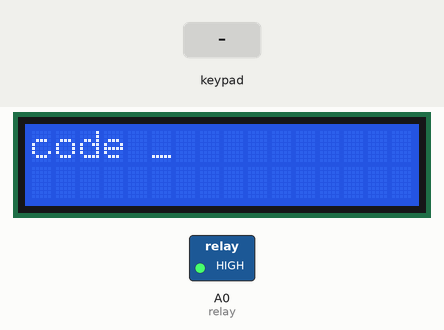
A sketch run on a simulated Arduino Uno, built with avr-gcc and run on an emulated ATmega328P. Shown: 16×2 character LCD, switched loads named in the sketch (green lamp = pin HIGH). The test bench sets the inputs (shaded band). What the sketch prints to the serial monitor is not drawn.

Above: at 1.2 s.
1.3 s: keypad keys 4 A 8 2 pressed 0.4 s apart
At 4.9 s:
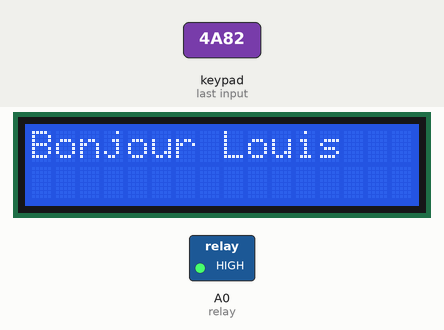
5.0 s: key 'B' pressed
8.0 s: keypad keys 4 A 8 2 A pressed 0.4 s apart
At 11.4 s:
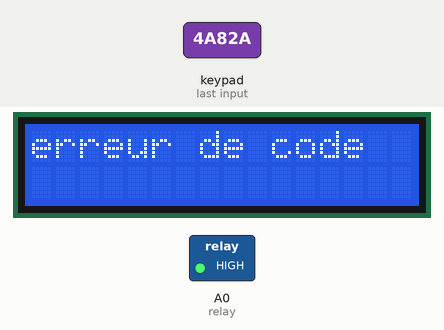
11.5 s: key 'F' pressed
At 14.2 s:
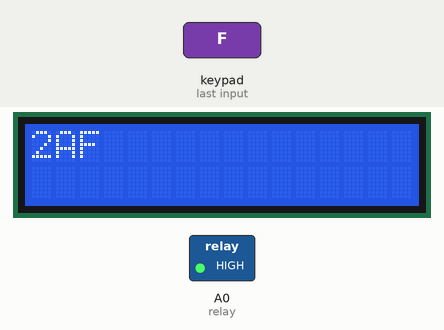
14.5 s: key 'E' pressed
At 15.2 s:
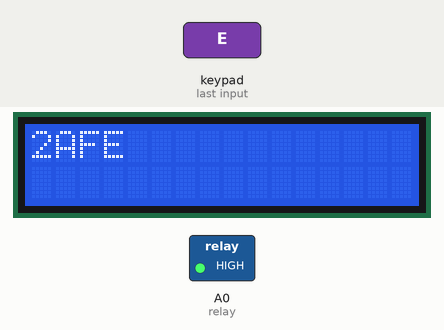
17.0 s: keypad keys 0 0 0 0 D pressed 0.4 s apart
At 22.1 s:
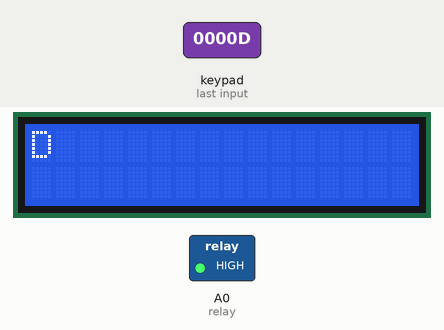
Timing chart, 0 to 23.0 s (numbered marks = the images above; inputs shaded):
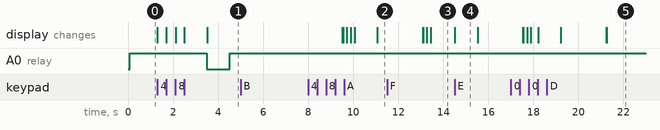

The sketch:

keypadandrelaiandlcd.ino
```cpp
#include <LiquidCrystal_I2C.h>

#include <Keypad.h>
#include <Wire.h>


LiquidCrystal_I2C lcd(0x27,16,2);

int groundpin = 10; // write 0 to get ground

int relay = A0; // select the pin for the blue LED

const byte ROWS = 4; //four rows
const byte COLS = 4; //three columns
char keys[ROWS][COLS] = {
  {'7','A','B','1'},
  {'6','8','2','F'},
  {'5','3','9','E'},
  {'4','C','D','0'}
};
byte rowPins[ROWS] = {5, 4, 3, 2}; //connect to the row pinouts of the keypad
byte colPins[COLS] = {9, 8, 7, 6}; //connect to the column pinouts of the keypad

Keypad keypad = Keypad( makeKeymap(keys), rowPins, colPins, ROWS, COLS );

const char PIN[4]={
  '4','A','8','2'}; // our secret (!) number
char attempt[4]={
  '0','0','0','0'}; // used for comparison
int z=0;

void setup(){

  lcd.init();
  Serial.begin(9600);
 lcd.backlight();
// lcd.setBacklight(0);

  lcd.print("code _");

  Serial.begin(9600);
  pinMode (relay, OUTPUT);
  digitalWrite (relay, HIGH);
}

void correctPIN() // do this if correct PIN entered
{
  digitalWrite (relay, LOW);
  Serial.println("bravo");
  lcd.clear();
  lcd.print("Bonjour Louis");
  delay(1000);
  digitalWrite (relay, HIGH);
  delay(5000);
  lcd.print("code _");
}

void incorrectPIN() // do this if incorrect PIN entered
{

  Serial.println("incorrect");
  for (int zz=0; zz<4; zz++)
  {
    attempt[zz]='0';
  }
  lcd.clear();
  lcd.print("erreur de code");
  delay(2000);
  lcd.clear();
  lcd.print("code _");


}

void checkPIN()
{
  Serial.println("checkpin led bleue");


  delay(1000);
  Serial.println("fin");
  int correct=0;
  int i;
  for ( i = 0;   i < 4 ;  i++ )
  {

    if (attempt[i]==PIN[i])
    {
      correct++;
    }
  }
  if (correct==4)
  {
    correctPIN();

  }
  else
  {
    incorrectPIN();

  }


}


void readKeypad()
{


  char key = keypad.getKey();
  if (key != NO_KEY)
  {
    Serial.println(key);
    attempt[z]=key;

    if(z == 0 ){
      lcd.clear();
      }
      lcd.write(key);
    z++;


    switch(key)
    {
    case '*':
      z=0;
      break;
    case '#':
      z=0;
      delay(100); // for extra debounce
     default:
     if(z == 4){
       Serial.println("checkpin");
       z=0;
      checkPIN();
      break;
      }

    }


  }
}

void loop()
{

  readKeypad();
}
```

Measured:
- after the input at 1.3 s, A0 (relay): HIGH → LOW after 2.2 s, → HIGH 1.0 s later; the display: first changes at once (image 1 shows a later state)
- after the input at 5.0 s, every drawn part: stays the same
- after the input at 11.5 s, the display: first differs from a run without the input after 1.9 s (image 3)
- after the input at 14.5 s, the display: changes at once (image 4)
- after the input at 17.0 s, the display: first differs from a run without the input after 0.55 s (image 5 shows a later state)
- what the display in image 4 shows lasts 1.0 s, from 14.5 s to 15.5 s
